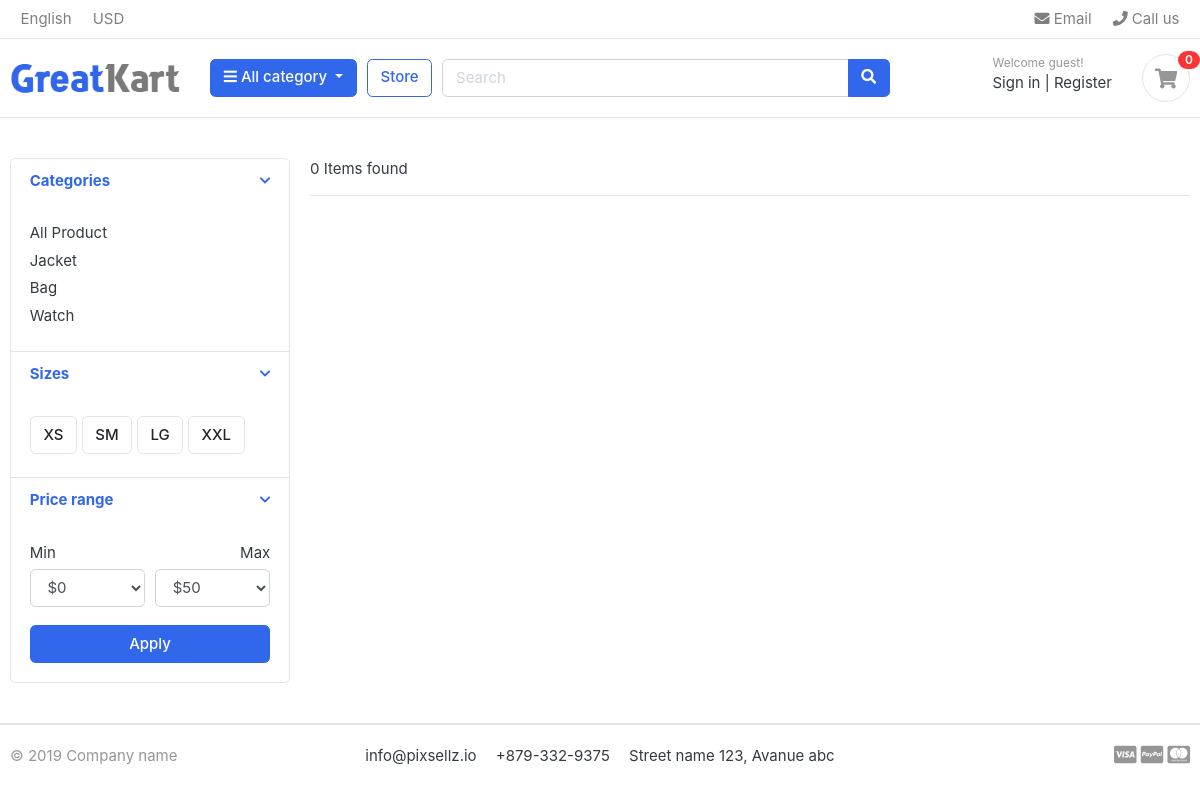
/store/category/blacket-winter-jacket/, run on the app's committed database.
### product/models.py (models this page shows, shortened)
class Category(models.Model):
    name = models.CharField(max_length=100)
    slug = models.SlugField(max_length=200, unique=True)
    description = models.TextField(blank=True)
    image = models.ImageField(blank=True, upload_to='images/category/')
    created = models.DateTimeField(auto_now_add=True)
    updated = models.DateTimeField(auto_now=True)
    def get_url(self):
        return reverse('product_by_category', args=[self.slug])
    class Meta:
        verbose_name_plural = 'Categories'

### product/views.py (the view)
# urls.py: path('store/', include('product.urls')),
def store(request, category_slug=None):
    if category_slug != None:
        products = Product.objects.filter(category__slug=category_slug).filter(
            available=True
        )
        paginator = Paginator(products, 2)
        page = request.GET.get("page")
        products_ = paginator.get_page(page)
        product_count = products.count()
    else:
        products = Product.objects.all().filter(available=True)
        paginator = Paginator(products, 3)
        page = request.GET.get("page")
        products_ = paginator.get_page(page)
        product_count = products.count()
    context = {
        "products": products_,
        "product_count": product_count,
    }
    return render(request, "product/store.html", context)

### cart/context_processors.py (called while the page is built)
def cart_count(request):
    cart_id = _cart_id(request)
    cart_count = 0
    if cart_id:
        cart = Cart.objects.get(cart_id=cart_id)
        cart_items = CartItem.objects.all().filter(cart=cart)
        cart_count = cart_items.count()
        return {'cart_count': cart_count}
    else:
        return {'cart_count': 0}

### cart/views.py (called while the page is built)
def _cart_id(request):
    cart = request.session.session_key
    print(cart)
    if not cart:
        cart = request.session.create()
    return cart

### product/context_processors.py (called while the page is built)
def category_list(request):
    categories = Category.objects.all()
    return {
        'categories': categories,
    }

### product/templates/product/store.html (shortened to what this page needs)
{% extends 'base.html' %}
{% load static %}
{% block body %}
{% include 'components/header.html' %}
<section class="section-content padding-y">
    <div class="container">
        <div class="row">
            <aside class="col-md-3">
                <div class="card">
                    <article class="filter-group">
                        <header class="card-header">
                            <a href="#" data-toggle="collapse" data-target="#collapse_1" aria-expanded="true" class="">
                                <i class="icon-control fa fa-chevron-down"></i>
                                <h6 class="title">Categories</h6>
                            </a>
                        </header>
                        <div class="filter-content collapse show" id="collapse_1" style="">
                            <div class="card-body">
                                <ul class="list-menu">
                                    <li><a href="{% url 'store' %}">All Product </a></li>
                                    {% for category in categories %}
                                    <li><a href="{{category.get_url}}">{{category.name}} </a></li>
                                    {% endfor %}
                                </ul>
                            </div>
                        </div>
                    </article>
                    <article class="filter-group">
                        <header class="card-header">
                            <a href="#" data-toggle="collapse" data-target="#collapse_4" aria-expanded="true" class="">
                                <i class="icon-control fa fa-chevron-down"></i>
                                <h6 class="title">Sizes </h6>
                            </a>
                        </header>
                        <div class="filter-content collapse show" id="collapse_4" style="">
                            <div class="card-body">
                                <label class="checkbox-btn">
                                    <span class="btn btn-light"> XS </span>
                                </label>
                                <label class="checkbox-btn">
                                    <span class="btn btn-light"> SM </span>
                                </label>
                                <label class="checkbox-btn">
                                    <span class="btn btn-light"> LG </span>
                                </label>
                                <label class="checkbox-btn">
                                    <span class="btn btn-light"> XXL </span>
                                </label>
                            </div>
                        </div>
                    </article>
                    <article class="filter-group">
                        <header class="card-header">
                            <a href="#" data-toggle="collapse" data-target="#collapse_3" aria-expanded="true" class="">
                                <i class="icon-control fa fa-chevron-down"></i>
                                <h6 class="title">Price range </h6>
                            </a>
                        </header>
                        <div class="filter-content collapse show" id="collapse_3" style="">
                            <div class="card-body">
                                <div class="form-row">
                                    <div class="form-group col-md-6">
                                        <label>Min</label>
                                        <select class="mr-2 form-control">
                                            <option value="0">$0</option>
                                        </select>
                                    </div>
                                    <div class="form-group text-right col-md-6">
                                        <label>Max</label>
                                        <select class="mr-2 form-control">
                                            <option value="50">$50</option>
                                        </select>
                                    </div>
                                </div>
                                <button class="btn btn-block btn-primary">Apply</button>
                            </div>
                        </div>
                    </article>
                </div>
            </aside>
            <main class="col-md-9">
                <header class="border-bottom mb-4 pb-3">
                    <div class="form-inline">
                        <span class="mr-md-auto">{{product_count}} Items found </span>
                    </div>
                </header>
            </main>
        </div>
    </div>
</section>
{% include 'components/footer.html' %}
{% endblock %}

### static/css/ui.css (style rules this page uses)
html { font-family: "Inter", sans-serif; font-size: 15px; }
.padding-y { padding-top: 40px; padding-bottom: 40px; }
article:after, .form-group:after { display: block; clear: both; content: ""; }
.btn-light { background-color: #fff; border-color: #e4e4e4; }
[class*=list-] li:after { visibility: hidden; display: block; content: ""; overflow: hidden; height: 0; clear: both; }
.list-menu { list-style: none; margin: 0; padding-left: 0; }
.list-menu li { margin-bottom: 5px; }
.list-menu a { color: #343a40; }
.icon-control { margin-top: 5px; float: right; font-size: 80%; }
.card-header .title { margin-bottom: 0; line-height: 1.5; }
.filter-group { border-bottom: 1px solid #e4e4e4; }
.filter-group .card-header { border-bottom: 0; }
.filter-group:last-child { border-bottom: 0; }
.checkbox-btn { position: relative; }

### data on the page
Category: name "Jacket"
Category: name "Bag"
Category: name "Watch"

### other printed values
{{ cart_count }} "0"
{{ product_count }} "0"
